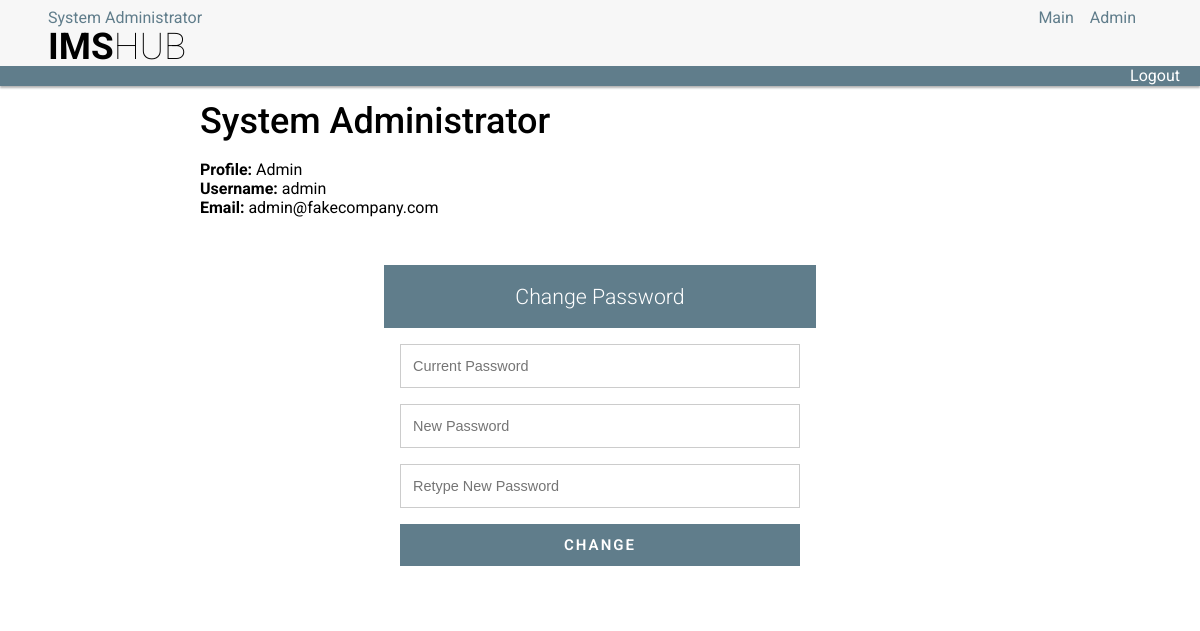
Page /profile.php (signed in) on the committed database.
### tables this page shows
CREATE TABLE `users` (
  `uid` int(11) NOT NULL AUTO_INCREMENT,
  `name` varchar(50) NOT NULL,
  `surname` varchar(50) NOT NULL,
  `email` varchar(50) NOT NULL,
  `username` varchar(10) NOT NULL,
  `password` varchar(100) NOT NULL,
  `salt` varchar(32) NOT NULL,
  `user_type_id` int(11) NOT NULL,
  `user_status_id` int(11) NOT NULL,
  PRIMARY KEY (`uid`),
  UNIQUE KEY `uq_email` (`email`),
  UNIQUE KEY `uq_username` (`username`),
  KEY `fk_user_type_id` (`user_type_id`),
  KEY `fk_user_status_id` (`user_status_id`),
  CONSTRAINT `fk_user_status_id` FOREIGN KEY (`user_status_id`) REFERENCES `user_statuses` (`user_status_id`),
  CONSTRAINT `fk_user_type_id` FOREIGN KEY (`user_type_id`) REFERENCES `user_types` (`user_type_id`)
);

CREATE TABLE `user_types` (
  `user_type_id` int(11) NOT NULL AUTO_INCREMENT,
  `user_type` varchar(50) NOT NULL,
  `user_permissions` tinytext,
  PRIMARY KEY (`user_type_id`),
  UNIQUE KEY `uq_user_type` (`user_type`)
);

### classes/config.php (called while the page is built)
<?php
class config
{
    public static function get($path = null)
    {
        if ($path) {
            $config = $GLOBALS['config'];
            $path = explode('/', $path);
            foreach ($path as $bit) {
                if (isset($config[$bit])) {
                    $config = $config[$bit];
                }
            }
            return $config;
        }
        return false;
    }
}

### classes/db.php (called while the page is built, shortened)
<?php
class db
{
    private static $_instance = null;
    private $_pdo,
            $_query,
            $_error = false,
            $_results,
            $_count = 0;
    private function __construct()
    {
        try {
            $this->_pdo = new PDO('mysql:host=' . config::get('mysql/host') . ';dbname=' . config::get('mysql/db'), config::get('mysql/username'), config::get('mysql/password'));
        } catch (PDOException $e) {
            die($e->getMessage());
        }
    }
    public static function getInstance()
    {
        if (!isset(self::$_instance)) {
            self::$_instance = new db();
        }
        return self::$_instance;
    }
    public function query($sql, $params = array())
    {
        $this->_error = false;
        if ($this->_query = $this->_pdo->prepare($sql)) {
            $x = 1;
            if (count($params)) {
                foreach ($params as $param) {
                    $this->_query->bindValue($x, $param);
                    $x++;
                }
            }
            if ($this->_query->execute()) {
                $this->_results = $this->_query->fetchAll(PDO::FETCH_OBJ);
                $this->_count = $this->_query->rowCount();
            } else {
                $this->_error = true;
            }
        }
        return $this;
    }
    public function action($action, $table, $where = array()){
        if (count($where) === 3) {
            $operators = array('=', '>', '<', '>=', '<=');
            $field      = $where[0];
            $operator   = $where[1];
            $value      = $where[2];
            if (in_array($operator, $operators)) {
                $sql = "{$action} from {$table} where {$field} {$operator} ?";
                if (!$this->query($sql, array($value))->error()) {
                    return $this;
                }
            }
        }
        return false;
    }
    public function get($table, $where){
        return $this->action('select *', $table, $where);
    }
    public function results()
    {
        return $this->_results;
    }
    public function first(){
        return $this->results()[0];
    }
    public function error()
    {
        return $this->_error;
    }
    public function count()
    {
        return $this->_count;
    }
}

### Classes/user.php (called while the page is built, shortened)
<?php
class user
{
    private $_db,
            $_data,
            $_sessionName,
            $_cookieName,
            $_isLoggedIn,
            $_profile,
            $_usersList;
    public function __construct($user = null){
        $this->_db = db::getInstance();
        $this->_sessionName = config::get('session/session_name');
        if (!$user){
            if (session::exists($this->_sessionName)){
                $user = session::get($this->_sessionName);
                if ($this->find($user)){
                    $this->_isLoggedIn = true;
                } else {
                }
            }
        } else {
            $this->find($user);
        }
    }
    public function find($user = null){
        if ($user) {
            $field = (is_numeric($user)) ? 'uid' : 'username';
            $data = $this->_db->get('users', array($field, '=', $user));
            if ($data->count()){
                $this->_data = $data->first();
                return true;
            }
        }
        return false;
    }
    public function hasPermission($key){
        $type = $this->_db->get('user_types', array('user_type_id', '=', $this->data()->user_type_id));
        if ($type->count()){
            $permissions = json_decode($type->first()->user_permissions, true);
            if (isset($permissions[$key]) == true){
                return true;
            }
        }
        return false;
    }
    public function data(){
        return $this->_data;
    }
    public function profile(){
        $type = $this->_db->get('user_types', array('user_type_id', '=', $this->data()->user_type_id));
        $this->_profile = $type->first()->user_type;
        return $this->_profile;
    }
    public function isLoggedIn(){
        return $this->_isLoggedIn;
    }
}

### classes/session.php (called while the page is built, shortened)
<?php
class session
{
    public static function exists($name){
        return (isset($_SESSION[$name])) ? true : false;
    }
    public static function get($name){
        return $_SESSION[$name];
    }
}

### functions/sanitize.php (called while the page is built)
<?php
function escape($string){
    return htmlentities($string, ENT_QUOTES, 'UTF-8');
}

### profile.php (the view, shortened to what this page needs)
<?php
include_once ("header.php");
$user = new user();
$name = escape($user->data()->name);
$surname = escape($user->data()->surname);
$username = escape($user->data()->username);
$email = escape($user->data()->email);
$profile = escape($user->profile());
if ($user->isLoggedIn()){
    ?>
    <div class="content">
        <div class="container">
            <?php
            echo '<h1>' . $name . ' ' . $surname . '</h1>';
            echo '<b>Profile:</b> ' . $profile . '<br>';
            echo '<b>Username:</b> ' . $username . '<br>';
            echo '<b>Email:</b> ' . $email . '<br><br>';
            ?>
            <div class="form-style">
                <h1>Change Password</h1>
                <form action="" method="post" name="changePassword">
                    <input type="password" name="current_password" placeholder="Current Password" />
                    <input type="password" name="new_password" placeholder="New Password" />
                    <input type="password" name="retype_new_password" placeholder="Retype New Password" />
                    <input type="submit" value="CHANGE"/>
                </form>
            </div>
        </div>
    </div>
    <?php
} else {
    $hash = new hash();
    redirect::to('index.php?' . hash::sha256('nologin' . $hash->getSalt()));
}

### header.php (shortened to what this page needs)
<?php
$user = new user();
if ($user->isLoggedIn()) {
    $name = escape($user->data()->name);
    $surname = escape($user->data()->surname);
    ?>
    <!DOCTYPE html>
    <html>
    <head>
        <link rel='stylesheet prefetch'
                href='http://ajax.googleapis.com/ajax/libs/jqueryui/1.11.2/themes/smoothness/jquery-ui.css'>
        <link rel="stylesheet" href="//code.jquery.com/ui/1.12.1/themes/base/jquery-ui.css">
        <link rel="stylesheet" href="css/style.css">
    </head>
    <body>
    <div class="width-height">
        <div class="fixheader">
            <div class="header">
                <div class="logo">
                    <ul class="nav">
                        <?php
                        if ($user->hasPermission('access') || $user->hasPermission('allAccess')){
                            echo '<li><a href="profile.php">' . $name . ' ' . $surname . '</a></li>';
                        }
                        ?>
                    </ul>
                    <h1 class="header-heading"><strong>IMS</strong>HUB</h1>
                </div>
                <div class="menu">
                    <ul class="nav">
                        <?php
                        if ($user->hasPermission('access') || $user->hasPermission('allAccess')){
                            echo '<li><a href="main.php">Main</a></li>';
                        }
                        if ($user->hasPermission('admin') || $user->hasPermission('allAccess')){
                            echo '<li><a href="admin.php">Admin</a></li>';
                        }
                        ?>
                    </ul>
                </div>
            </div>
            <div class="nav-bar">
                <div class="logout">
                    <a href="logout.php">Logout</a>
                </div>
            </div>
        </div>
    </body>
    </html>
    <?php
} else {
    $hash = new hash();
    redirect::to('index.php?' . hash::sha256('nologin' . $hash->getSalt()));
}
?>

### css/style.css (style rules this page uses)
body { -webkit-background-size: cover; -moz-background-size: cover; -o-background-size: cover; background-size: cover; font-family: 'Roboto', sans-serif; }
.login-card input[type=text], input[type=password] { height: 44px; font-size: 16px; width: 100%; margin-bottom: 10px; -webkit-appearance: none; background: #fff; border: 1px solid #d9d9d9; border-top: 1px solid #c0c0c0; padding: 0 8px; box-sizing: border-box; -moz-box-sizing: border-box; }
h1,h2,h3,h4,h5,h6 { margin: 0 0 .5em; font-weight: 500; line-height: 1.1; }
h1 { font-size: 2.25em; }
.logo { float:left; }
.menu { float:right; }
.logout { float:right; font-family:'Roboto',sans-serif; }
.width-height { position:absolute; padding:0; margin:0; top:0; left:0; width: 100%; height: 100%; }
.container { max-width: 50em; margin: 0 auto; }
.fixheader { position:fixed; width:100%; }
.header { color: #000000; background: #F7F7F7; padding: 1em 1.25em; box-shadow: 0px 2px 2px rgba(0, 0, 0, 0.3); height:50px; }
.header-heading { margin: 0; font-weight: 100; font-size: 2.3em; }
.nav-bar { background: #607D8B; padding: 0; box-shadow: 0px 2px 2px rgba(0, 0, 0, 0.3); height:20px; }
.content { padding: 1em 1.25em; background-color: #fff; margin:70px auto; }
.nav, .admin { margin: 0; padding: 0; list-style: none; }
.nav, .admin li { display: inline; margin: 0; }
.nav a, .admin a { display: block; padding: .7em 1.25em; color: #607D8B; text-decoration:none; border-bottom: 1px solid gray; font-family:'Roboto',sans-serif; }
.nav a:link { color: #607D8B; }
.logout, .username { margin: 0; padding: 0; list-style: none; }
.logout a { padding: .7em 1.25em; color: #FFFFFF; text-decoration:none; font-family:'Roboto',sans-serif; }
.logout a:link { color: #FFFFFF; }
@media (min-width: 42em) { .header { padding: 0.5em 3em; } }
@media (min-width: 42em) { .content { padding: 2em 3em; } }
@media (min-width: 42em) { .nav li, .admin li { display: inline; margin: 0 1em 0 0; } }
@media (min-width: 42em) { .nav a, .admin a { display: inline; padding: 0; border-bottom: 0; } }
.form-style { font: 95% Arial, Helvetica, sans-serif; max-width: 400px; margin: 5px auto; padding: 5% 0% 0% 0%; }
.form-style h1 { background: #607D8B; padding: 20px 0; font-size: 140%; font-weight: 300; font-family: 'Roboto', sans-serif; text-align: center; color: #FFFFFF; margin: -16px -16px 16px -16px; }
.form-style input[type=text], .form-style input[type=date], .form-style input[type=datetime], .form-style input[type=email], .form-style input[type=number], .form-style input[type=search], .form-style input[type=time], .form-style input[type=url], .form-style input[type=password], .form-style input[type=file], .form-style textarea, .form-style select { -webkit-transition: all 0.30s ease-in-out; -moz-transition: all 0.30s ease-in-out; -ms-transition: all 0.30s ease-in-out; -o-transition: all 0.30s ease-in-out; outline: none; box-sizing: border-box; -webkit-box-sizing: border-box; -moz-box-sizing: border-box; width: 100%; background: #fff; margin-bottom: 4%; border: 1px solid #ccc; padding: 3%; color: #555; font: 95% Arial, Helvetica, sans-serif; }
.form-style input[type=submit], .form-style input[type=button] { box-sizing: border-box; -moz-transition: background-color .25s ease-in-out; -webkit-transition: background-color .25s ease-in-out; -o-transition: background-color .25s ease-in-out; -ms-transition: background-color .25s ease-in-out; transition: background-color .25s ease-in-out; letter-spacing: 2px; text-decoration: none; text-transform: uppercase; font-family: 'Roboto', sans-serif; font-size: 15px; font-weight: 600; color: #FFFFFF; width: 100%; padding: 3%; background: #607D8B; border-bottom: none; border-top-style: none; border-right-style: none; border-left-style: none; }

### rows in the picture
users: name "System", surname "Administrator", username "admin", email "admin@fakecompany.com"
user_types: user_type "Admin"
